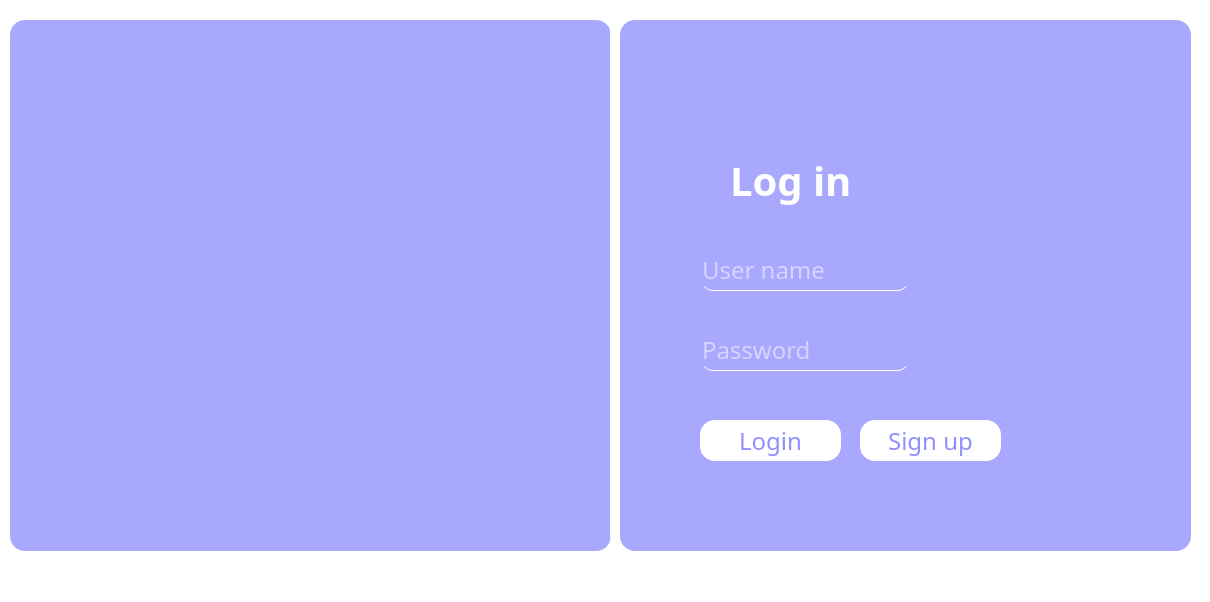
<?xml version="1.0" encoding="UTF-8"?>
<ui version="4.0">
 <class>MainWindow</class>
 <widget class="QMainWindow" name="MainWindow">
  <property name="geometry">
   <rect>
    <x>0</x>
    <y>0</y>
    <width>1210</width>
    <height>602</height>
   </rect>
  </property>
  <property name="windowTitle">
   <string>MainWindow</string>
  </property>
  <property name="styleSheet">
   <string notr="true">*{
font-family:century gothic ;
font-size:24px;


}
QMainWindow{
background:white;
border-radius:15px ;
}
QFrame{
background-color:#a9a8ff;
border-radius:15px ;
}

#loginWidgets{
background:white;
border-radius:15px ;
box-shadow: 10px 10px;
}

QToolButton{
background:white;
border-radius:60px;
}
QLabel{
color:black;
}
QPushButton{
color:#918FFF;
background:white;
border-radius:15px ;
}
QPushButton:hover
{
color:#6563FF;
background:#EBEBEB;
border-radius:15px ;
}
QLineEdit{
background:transparent;
border-radius:14px;
border:none;
color:white;
border-bottom:1px solid white;
}
QLineEdit:hover{
color:black;
border-bottom:1px solid black;
}

</string>
  </property>
  <widget class="QWidget" name="centralwidget">
   <widget class="QFrame" name="frame_2">
    <property name="geometry">
     <rect>
      <x>10</x>
      <y>20</y>
      <width>601</width>
      <height>531</height>
     </rect>
    </property>
    <property name="styleSheet">
     <string notr="true">background-image: url(:/login res/loggooo.png);
border-radius:15px;
  box-shadow: 0 4px 8px 0 rgba(0, 0, 0, 0.2), 0 6px 20px 0 rgba(0, 0, 0, 0.19);
</string>
    </property>
    <property name="frameShape">
     <enum>QFrame::StyledPanel</enum>
    </property>
    <property name="frameShadow">
     <enum>QFrame::Raised</enum>
    </property>
   </widget>
   <widget class="QStackedWidget" name="loginWidgets">
    <property name="geometry">
     <rect>
      <x>610</x>
      <y>10</y>
      <width>591</width>
      <height>541</height>
     </rect>
    </property>
    <property name="styleSheet">
     <string notr="true"/>
    </property>
    <property name="currentIndex">
     <number>0</number>
    </property>
    <widget class="QWidget" name="page">
     <widget class="QFrame" name="frame">
      <property name="geometry">
       <rect>
        <x>10</x>
        <y>10</y>
        <width>571</width>
        <height>531</height>
       </rect>
      </property>
      <property name="frameShape">
       <enum>QFrame::StyledPanel</enum>
      </property>
      <property name="frameShadow">
       <enum>QFrame::Raised</enum>
      </property>
      <widget class="QPushButton" name="pushButton_2">
       <property name="geometry">
        <rect>
         <x>240</x>
         <y>400</y>
         <width>141</width>
         <height>41</height>
        </rect>
       </property>
       <property name="text">
        <string>Sign up</string>
       </property>
      </widget>
      <widget class="QPushButton" name="pushButton">
       <property name="geometry">
        <rect>
         <x>80</x>
         <y>400</y>
         <width>141</width>
         <height>41</height>
        </rect>
       </property>
       <property name="text">
        <string>Login</string>
       </property>
      </widget>
      <widget class="QLineEdit" name="username_line">
       <property name="geometry">
        <rect>
         <x>80</x>
         <y>230</y>
         <width>211</width>
         <height>41</height>
        </rect>
       </property>
       <property name="placeholderText">
        <string>User name</string>
       </property>
      </widget>
      <widget class="QLineEdit" name="password_line">
       <property name="geometry">
        <rect>
         <x>80</x>
         <y>310</y>
         <width>211</width>
         <height>41</height>
        </rect>
       </property>
       <property name="text">
        <string/>
       </property>
       <property name="echoMode">
        <enum>QLineEdit::Password</enum>
       </property>
       <property name="placeholderText">
        <string>Password</string>
       </property>
      </widget>
      <widget class="QLabel" name="label_2">
       <property name="geometry">
        <rect>
         <x>110</x>
         <y>130</y>
         <width>171</width>
         <height>61</height>
        </rect>
       </property>
       <property name="styleSheet">
        <string notr="true">font-size:40px;
font-weight: 700;
color:white;</string>
       </property>
       <property name="text">
        <string>Log in</string>
       </property>
      </widget>
     </widget>
    </widget>
    <widget class="QWidget" name="page_2">
     <widget class="QFrame" name="frame_4">
      <property name="geometry">
       <rect>
        <x>10</x>
        <y>10</y>
        <width>571</width>
        <height>531</height>
       </rect>
      </property>
      <property name="styleSheet">
       <string notr="true"/>
      </property>
      <property name="frameShape">
       <enum>QFrame::StyledPanel</enum>
      </property>
      <property name="frameShadow">
       <enum>QFrame::Raised</enum>
      </property>
      <widget class="QLabel" name="label">
       <property name="geometry">
        <rect>
         <x>110</x>
         <y>70</y>
         <width>171</width>
         <height>61</height>
        </rect>
       </property>
       <property name="styleSheet">
        <string notr="true">font-size:40px;
font-weight: 700;
color:white;</string>
       </property>
       <property name="text">
        <string>Sign up</string>
       </property>
      </widget>
      <widget class="QLineEdit" name="password_signup_line2">
       <property name="geometry">
        <rect>
         <x>80</x>
         <y>310</y>
         <width>261</width>
         <height>41</height>
        </rect>
       </property>
       <property name="text">
        <string/>
       </property>
       <property name="placeholderText">
        <string>Confirm password</string>
       </property>
      </widget>
      <widget class="QLineEdit" name="username_signup_line">
       <property name="geometry">
        <rect>
         <x>80</x>
         <y>150</y>
         <width>211</width>
         <height>41</height>
        </rect>
       </property>
       <property name="placeholderText">
        <string>User name</string>
       </property>
      </widget>
      <widget class="QLineEdit" name="password_signup_line">
       <property name="geometry">
        <rect>
         <x>80</x>
         <y>230</y>
         <width>211</width>
         <height>41</height>
        </rect>
       </property>
       <property name="placeholderText">
        <string>Password</string>
       </property>
      </widget>
      <widget class="QPushButton" name="pushButton_3">
       <property name="geometry">
        <rect>
         <x>80</x>
         <y>400</y>
         <width>141</width>
         <height>41</height>
        </rect>
       </property>
       <property name="text">
        <string>Sign up</string>
       </property>
      </widget>
     </widget>
    </widget>
   </widget>
  </widget>
  <widget class="QMenuBar" name="menubar">
   <property name="geometry">
    <rect>
     <x>0</x>
     <y>0</y>
     <width>1210</width>
     <height>35</height>
    </rect>
   </property>
  </widget>
 </widget>
 <resources/>
 <connections/>
</ui>
